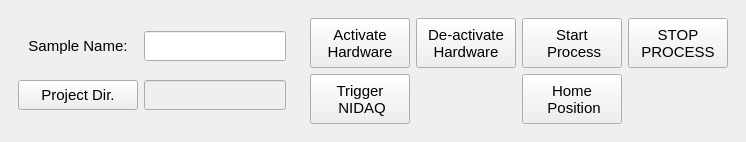
     <widget class="QFrame" name="frameFiles_Task">
      <property name="sizePolicy">
       <sizepolicy hsizetype="Preferred" vsizetype="Minimum">
        <horstretch>0</horstretch>
        <verstretch>0</verstretch>
       </sizepolicy>
      </property>
      <property name="minimumSize">
       <size>
        <width>0</width>
        <height>140</height>
       </size>
      </property>
      <property name="maximumSize">
       <size>
        <width>16777215</width>
        <height>160</height>
       </size>
      </property>
      <property name="font">
       <font>
        <family>Segoe UI</family>
        <pointsize>11</pointsize>
       </font>
      </property>
      <property name="frameShape">
       <enum>QFrame::NoFrame</enum>
      </property>
      <property name="lineWidth">
       <number>0</number>
      </property>
      <layout class="QHBoxLayout" name="horizontalLayout_3" stretch="6,4">
       <property name="spacing">
        <number>6</number>
       </property>
       <property name="sizeConstraint">
        <enum>QLayout::SetDefaultConstraint</enum>
       </property>
       <property name="leftMargin">
        <number>9</number>
       </property>
       <property name="topMargin">
        <number>9</number>
       </property>
       <property name="rightMargin">
        <number>9</number>
       </property>
       <property name="bottomMargin">
        <number>9</number>
       </property>
       <item>
        <widget class="QFrame" name="grp_Files">
         <property name="sizePolicy">
          <sizepolicy hsizetype="Preferred" vsizetype="Minimum">
           <horstretch>0</horstretch>
           <verstretch>0</verstretch>
          </sizepolicy>
         </property>
         <property name="font">
          <font>
           <family>Segoe UI</family>
           <pointsize>11</pointsize>
          </font>
         </property>
         <layout class="QGridLayout" name="gridLayout_10">
          <item row="1" column="0">
           <widget class="QPushButton" name="btn_select_proj_folder">
            <property name="sizePolicy">
             <sizepolicy hsizetype="Maximum" vsizetype="Maximum">
              <horstretch>0</horstretch>
              <verstretch>0</verstretch>
             </sizepolicy>
            </property>
            <property name="minimumSize">
             <size>
              <width>120</width>
              <height>30</height>
             </size>
            </property>
            <property name="maximumSize">
             <size>
              <width>76</width>
              <height>30</height>
             </size>
            </property>
            <property name="font">
             <font>
              <family>Segoe UI</family>
              <pointsize>11</pointsize>
             </font>
            </property>
            <property name="cursor">
             <cursorShape>PointingHandCursor</cursorShape>
            </property>
            <property name="layoutDirection">
             <enum>Qt::LeftToRight</enum>
            </property>
            <property name="text">
             <string>Project Dir.</string>
            </property>
            <property name="default">
             <bool>false</bool>
            </property>
           </widget>
          </item>
          <item row="0" column="0">
           <widget class="QLabel" name="label_2">
            <property name="font">
             <font>
              <family>Segoe UI</family>
              <pointsize>11</pointsize>
             </font>
            </property>
            <property name="cursor">
             <cursorShape>SizeAllCursor</cursorShape>
            </property>
            <property name="text">
             <string>Sample Name:</string>
            </property>
            <property name="alignment">
             <set>Qt::AlignCenter</set>
            </property>
           </widget>
          </item>
          <item row="1" column="1" colspan="2">
           <widget class="QLineEdit" name="proj_dir">
            <property name="enabled">
             <bool>false</bool>
            </property>
            <property name="sizePolicy">
             <sizepolicy hsizetype="Expanding" vsizetype="Maximum">
              <horstretch>2</horstretch>
              <verstretch>0</verstretch>
             </sizepolicy>
            </property>
            <property name="minimumSize">
             <size>
              <width>0</width>
              <height>30</height>
             </size>
            </property>
            <property name="font">
             <font>
              <family>Segoe UI</family>
              <pointsize>11</pointsize>
             </font>
            </property>
            <property name="text">
             <string/>
            </property>
            <property name="readOnly">
             <bool>true</bool>
            </property>
           </widget>
          </item>
          <item row="0" column="1" colspan="2">
           <widget class="QLineEdit" name="smp_name">
            <property name="sizePolicy">
             <sizepolicy hsizetype="Expanding" vsizetype="Maximum">
              <horstretch>2</horstretch>
              <verstretch>0</verstretch>
             </sizepolicy>
            </property>
            <property name="minimumSize">
             <size>
              <width>0</width>
              <height>30</height>
             </size>
            </property>
            <property name="font">
             <font>
              <family>Segoe UI</family>
              <pointsize>11</pointsize>
             </font>
            </property>
            <property name="text">
             <string/>
            </property>
            <property name="readOnly">
             <bool>false</bool>
            </property>
           </widget>
          </item>
         </layout>
        </widget>
       </item>
       <item>
        <widget class="QFrame" name="grp_Task">
         <property name="sizePolicy">
          <sizepolicy hsizetype="Preferred" vsizetype="Expanding">
           <horstretch>0</horstretch>
           <verstretch>0</verstretch>
          </sizepolicy>
         </property>
         <property name="font">
          <font>
           <family>Segoe UI</family>
           <pointsize>11</pointsize>
          </font>
         </property>
         <layout class="QGridLayout" name="gridLayout">
          <item row="0" column="4">
           <widget class="QPushButton" name="stop_meas_btn">
            <property name="sizePolicy">
             <sizepolicy hsizetype="Minimum" vsizetype="Minimum">
              <horstretch>0</horstretch>
              <verstretch>0</verstretch>
             </sizepolicy>
            </property>
            <property name="minimumSize">
             <size>
              <width>100</width>
              <height>50</height>
             </size>
            </property>
            <property name="maximumSize">
             <size>
              <width>999999</width>
              <height>999999</height>
             </size>
            </property>
            <property name="font">
             <font>
              <family>Segoe UI</family>
              <pointsize>11</pointsize>
             </font>
            </property>
            <property name="cursor">
             <cursorShape>PointingHandCursor</cursorShape>
            </property>
            <property name="text">
             <string>STOP
PROCESS</string>
            </property>
           </widget>
          </item>
          <item row="0" column="3">
           <widget class="QPushButton" name="start_meas_btn">
            <property name="enabled">
             <bool>true</bool>
            </property>
            <property name="sizePolicy">
             <sizepolicy hsizetype="Minimum" vsizetype="Minimum">
              <horstretch>0</horstretch>
              <verstretch>0</verstretch>
             </sizepolicy>
            </property>
            <property name="minimumSize">
             <size>
              <width>100</width>
              <height>50</height>
             </size>
            </property>
            <property name="maximumSize">
             <size>
              <width>999999</width>
              <height>999999</height>
             </size>
            </property>
            <property name="font">
             <font>
              <family>Segoe UI</family>
              <pointsize>11</pointsize>
             </font>
            </property>
            <property name="cursor">
             <cursorShape>PointingHandCursor</cursorShape>
            </property>
            <property name="text">
             <string>Start
 Process</string>
            </property>
           </widget>
          </item>
          <item row="1" column="1">
           <widget class="QPushButton" name="manual_trig_btn">
            <property name="enabled">
             <bool>true</bool>
            </property>
            <property name="sizePolicy">
             <sizepolicy hsizetype="Minimum" vsizetype="Minimum">
              <horstretch>0</horstretch>
              <verstretch>0</verstretch>
             </sizepolicy>
            </property>
            <property name="minimumSize">
             <size>
              <width>100</width>
              <height>50</height>
             </size>
            </property>
            <property name="maximumSize">
             <size>
              <width>999999</width>
              <height>999999</height>
             </size>
            </property>
            <property name="font">
             <font>
              <family>Segoe UI</family>
              <pointsize>11</pointsize>
             </font>
            </property>
            <property name="cursor">
             <cursorShape>PointingHandCursor</cursorShape>
            </property>
            <property name="text">
             <string>Trigger
 NIDAQ</string>
            </property>
           </widget>
          </item>
          <item row="0" column="2">
           <widget class="QPushButton" name="deactivate_hardware_btn">
            <property name="enabled">
             <bool>true</bool>
            </property>
            <property name="sizePolicy">
             <sizepolicy hsizetype="Minimum" vsizetype="Minimum">
              <horstretch>0</horstretch>
              <verstretch>0</verstretch>
             </sizepolicy>
            </property>
            <property name="minimumSize">
             <size>
              <width>100</width>
              <height>50</height>
             </size>
            </property>
            <property name="maximumSize">
             <size>
              <width>999999</width>
              <height>999999</height>
             </size>
            </property>
            <property name="font">
             <font>
              <family>Segoe UI</family>
              <pointsize>11</pointsize>
             </font>
            </property>
            <property name="cursor">
             <cursorShape>PointingHandCursor</cursorShape>
            </property>
            <property name="text">
             <string>De-activate
Hardware</string>
            </property>
           </widget>
          </item>
          <item row="0" column="1">
           <widget class="QPushButton" name="activate_hardware_btn">
            <property name="enabled">
             <bool>true</bool>
            </property>
            <property name="sizePolicy">
             <sizepolicy hsizetype="Minimum" vsizetype="Minimum">
              <horstretch>0</horstretch>
              <verstretch>0</verstretch>
             </sizepolicy>
            </property>
            <property name="minimumSize">
             <size>
              <width>100</width>
              <height>50</height>
             </size>
            </property>
            <property name="maximumSize">
             <size>
              <width>999999</width>
              <height>999999</height>
             </size>
            </property>
            <property name="font">
             <font>
              <family>Segoe UI</family>
              <pointsize>11</pointsize>
             </font>
            </property>
            <property name="cursor">
             <cursorShape>PointingHandCursor</cursorShape>
            </property>
            <property name="text">
             <string>Activate
Hardware</string>
            </property>
           </widget>
          </item>
          <item row="1" column="3">
           <widget class="QPushButton" name="start_meas_btn_2">
            <property name="enabled">
             <bool>true</bool>
            </property>
            <property name="sizePolicy">
             <sizepolicy hsizetype="Minimum" vsizetype="Minimum">
              <horstretch>0</horstretch>
              <verstretch>0</verstretch>
             </sizepolicy>
            </property>
            <property name="minimumSize">
             <size>
              <width>100</width>
              <height>50</height>
             </size>
            </property>
            <property name="maximumSize">
             <size>
              <width>999999</width>
              <height>999999</height>
             </size>
            </property>
            <property name="font">
             <font>
              <family>Segoe UI</family>
              <pointsize>11</pointsize>
             </font>
            </property>
            <property name="cursor">
             <cursorShape>PointingHandCursor</cursorShape>
            </property>
            <property name="text">
             <string>Home
 Position</string>
            </property>
           </widget>
          </item>
         </layout>
        </widget>
       </item>
      </layout>
     </widget>
